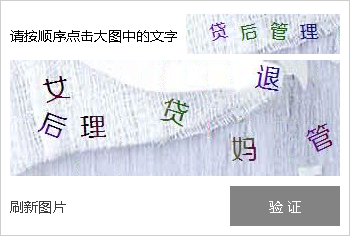
#> input picture Python-projects/verifycode/img/origin/009.bmp, 350 x 236 px
$ python feature_match_demo.py   (older library calls are emulated)
#> lines starting #> are read from the running program, lines starting #| are printed output that depends on the picture
import cv2
import numpy as np

# [76 lines of commented-out code are left out]

im = cv2.imread('img/origin/009.bmp')
#> im is the input picture: shape (236, 350, 3); mean B, G, R 230.2, 224.1, 222.2
gray = cv2.cvtColor(im, code=cv2.COLOR_BGR2GRAY)
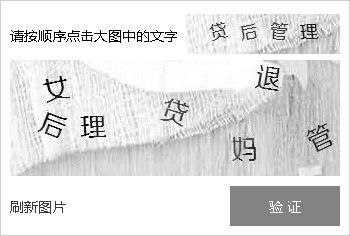
#> gray: shape (236, 350); min 0, max 255, mean 224.3
# cv2.imshow('original', gray)

sift = cv2.xfeatures2d.SIFT_create()
kp, des = sift.detectAndCompute(gray, None)
#> kp = 412 keypoints; strongest (x, y, size): (91, 117, 1.8), (24, 39, 1.8), (94, 124, 2.3), (60, 130, 1.9)
out_image = im.copy()
for k in kp:
    cv2.drawKeypoints(gray, kp, out_image, color=255, flags=cv2.DRAW_MATCHES_FLAGS_DEFAULT)
#> this loop made 412 passes
#> k on passes 1 to 3: keypoint at (11.6, 170.5), size 2.1, keypoint at (15.6, 206.5), size 8.6, keypoint at (15.6, 206.5), size 8.6
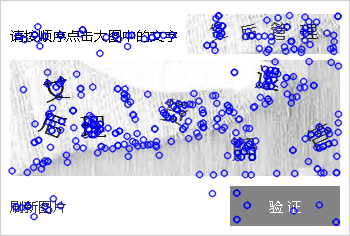
#> out_image: shape (236, 350, 3); mean B, G, R 229.4, 208.7, 208.7
    # cv2.circle(im,(int(k.pt[0]),int(k.pt[1])),1,(0,255,0),-1)
cv2.imshow('SURF_features', out_image)
cv2.waitKey()
cv2.destroyAllWindows()

$ run again, with Python-projects/verifycode/img/origin/004.bmp copied over Python-projects/verifycode/img/origin/009.bmp
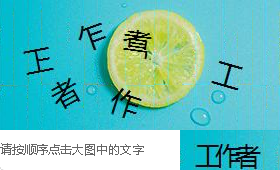
#> input picture Python-projects/verifycode/img/origin/004.bmp, 280 x 170 px
#> im is the input picture: shape (170, 280, 3); mean B, G, R 193, 196.3, 103.7
#> `gray = cv2.cvtColor(im, code=cv2.COLOR_BGR2GRAY)`:
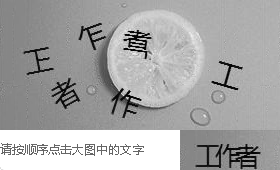
#> gray: shape (170, 280); min 0, max 255, mean 168.2
#> kp = 148 keypoints; strongest (x, y, size): (122, 90, 2), (220, 62, 2), (144, 48, 2), (130, 39, 1.9)
#> the loop `for k in kp:` made 148 passes
#> k on passes 1 to 8: keypoint at (3.3, 152.5), size 2.6, keypoint at (25.2, 51.9), size 1.9, keypoint at (25.2, 51.9), size 1.9, keypoint at (35.1, 50.6), size 2.7, keypoint at (39.1, 70.7), size 2.7, keypoint at (43.2, 147.6), size 5.2, keypoint at (43.3, 64.8), size 4.7, keypoint at (43.3, 64.8), size 4.7
#> after the loop `for k in kp:`:
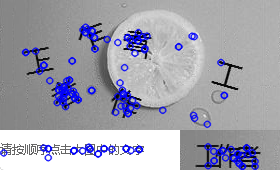
#> out_image: shape (170, 280, 3); mean B, G, R 174.7, 162.1, 162.1

$ run again, with Python-projects/verifycode/img/origin/005.bmp copied over Python-projects/verifycode/img/origin/009.bmp
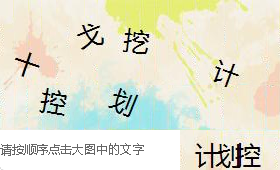
#> input picture Python-projects/verifycode/img/origin/005.bmp, 280 x 170 px
#> im is the input picture: shape (170, 280, 3); mean B, G, R 209.9, 228, 228
#> `gray = cv2.cvtColor(im, code=cv2.COLOR_BGR2GRAY)`:
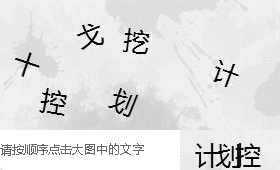
#> gray: shape (170, 280); min 0, max 255, mean 225.9
#> kp = 163 keypoints; strongest (x, y, size): (147, 35, 2.1), (37, 66, 1.8), (216, 80, 2.7), (83, 48, 2.1)
#> the loop `for k in kp:` made 163 passes
#> k on passes 1 to 3: keypoint at (3.3, 153.5), size 2.6, keypoint at (12.2, 152.2), size 1.8, keypoint at (27.1, 62.3), size 3.5
#> after the loop `for k in kp:`:
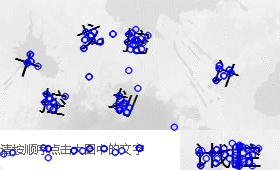
#> out_image: shape (170, 280, 3); mean B, G, R 230.5, 218, 218

$ run again, with Python-projects/verifycode/img/origin/006.bmp copied over Python-projects/verifycode/img/origin/009.bmp
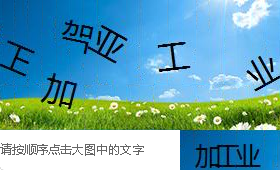
#> input picture Python-projects/verifycode/img/origin/006.bmp, 280 x 170 px
#> im is the input picture: shape (170, 280, 3); mean B, G, R 180.1, 164.7, 102.8
#> `gray = cv2.cvtColor(im, code=cv2.COLOR_BGR2GRAY)`:
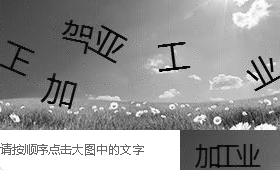
#> gray: shape (170, 280); min 0, max 255, mean 147.9
#> kp = 371 keypoints; strongest (x, y, size): (161, 70, 2.3), (256, 79, 2), (248, 72, 2.3), (256, 90, 1.9)
#> the loop `for k in kp:` made 371 passes
#> k on passes 1 to 3: keypoint at (3.3, 152.5), size 2.6, keypoint at (7.5, 103.8), size 2.5, keypoint at (7.5, 103.8), size 2.5
#> after the loop `for k in kp:`:
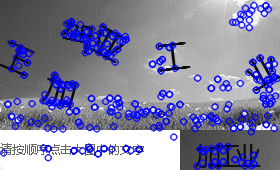
#> out_image: shape (170, 280, 3); mean B, G, R 163.2, 132.1, 132.1
